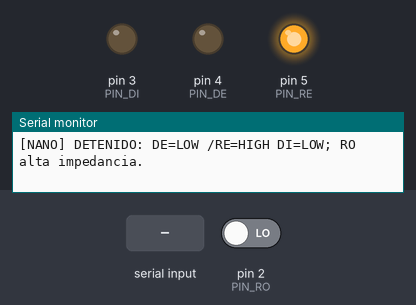
Recording of a sketch running on a simulated Arduino Nano, built with avr-gcc and run on an emulated ATmega328P. Parts: output pins drawn as LEDs (lit = HIGH), the last lines printed to the serial monitor. The inputs (shaded band) are chosen by the test bench; at power-on: pin 2 (PIN_RO) LOW.

Above: at 1.5 s.
1.6 s: "1" received over Serial
At 2.7 s:
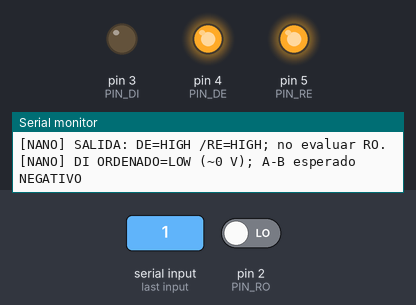
3.1 s: "2" received over Serial
At 3.8 s:
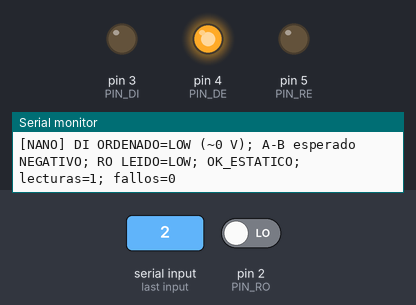
4.6 s: "0" received over Serial
At 5.0 s:
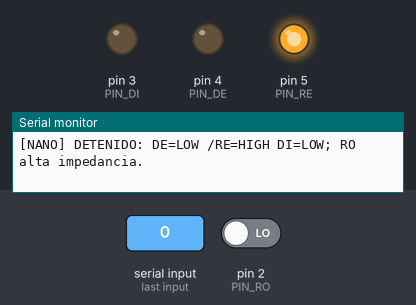
Timing chart, 0 to 7.6 s (numbered marks = the images above; inputs shaded):
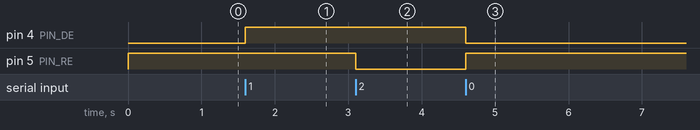

Measured:
- after the input at 1.6 s, pin 4 (PIN_DE): LOW → HIGH at once
- after the input at 3.1 s, pin 5 (PIN_RE): HIGH → LOW at once
- after the input at 4.6 s, pin 3 (PIN_DI): stays LOW (without the input it goes to HIGH after 3.5 s); pin 4 (PIN_DE): HIGH → LOW at once; pin 5 (PIN_RE): LOW → HIGH at once

The sketch:

NANO.ino
```cpp
// Diagnostico estatico del MAX485 para Nano clasico ATmega328P de 5 V.
// MAX485 separado de ESP, convertidor y Portenta. DE y /RE NO puenteados.
// No usa UART hacia el MAX485 ni controla actuadores.
#include <Arduino.h>

#if !defined(__AVR_ATmega328P__)
#error "Seleccionar Arduino Nano clasico ATmega328P (logica 5 V)."
#endif

constexpr uint8_t PIN_RO = 2;
constexpr uint8_t PIN_DI = 3;
constexpr uint8_t PIN_DE = 4;
constexpr uint8_t PIN_RE = 5;
constexpr uint32_t INTERVALO_MS = 5000;

enum class Modo : uint8_t { DETENIDO, SALIDA, RETORNO };
Modo modo = Modo::DETENIDO;
bool nivelAlto = false;
uint32_t ultimoCambio = 0;
uint32_t lecturas = 0;
uint32_t fallos = 0;

void mostrarMenu() {
  Serial.println(F("\n[NANO] MAX485 aislado. D2=RO D3=DI D4=DE D5=/RE."));
  Serial.println(F("[NANO] Quitar puente DE-/RE; A/B sin Portenta."));
  Serial.println(F("[NANO] 1: salida A/B, DI alterna cada 5 s; medir A-B."));
  Serial.println(F("[NANO] 2: retorno estatico, compara RO con DI cada 5 s."));
  Serial.println(F("[NANO] 0: detener y deshabilitar modulo. ?: menu."));
}

void aplicarNivel(bool alto) {
  nivelAlto = alto;
  digitalWrite(PIN_DI, alto ? HIGH : LOW);
  delay(2); // Asentamiento antes de leer; esto no es una prueba UART.
  Serial.print(F("[NANO] DI ORDENADO="));
  Serial.print(alto ? F("HIGH (~5 V)") : F("LOW (~0 V)"));
  Serial.print(alto ? F("; A-B esperado POSITIVO") : F("; A-B esperado NEGATIVO"));
  if (modo == Modo::RETORNO) {
    const bool recibidoAlto = digitalRead(PIN_RO) == HIGH;
    ++lecturas;
    if (recibidoAlto != alto) ++fallos;
    Serial.print(F("; RO LEIDO="));
    Serial.print(recibidoAlto ? F("HIGH") : F("LOW"));
    Serial.print(recibidoAlto == alto ? F("; OK_ESTATICO") : F("; NO_COINCIDE"));
    Serial.print(F("; lecturas="));
    Serial.print(lecturas);
    Serial.print(F("; fallos="));
    Serial.print(fallos);
  }
  Serial.println();
}

void seleccionarModo(Modo nuevo) {
  // Primero soltar el bus y deshabilitar el receptor.
  digitalWrite(PIN_DE, LOW);
  digitalWrite(PIN_RE, HIGH);
  digitalWrite(PIN_DI, LOW);
  modo = nuevo;
  nivelAlto = false;
  lecturas = 0;
  fallos = 0;
  ultimoCambio = millis();
  if (modo == Modo::DETENIDO) {
    Serial.println(F("[NANO] DETENIDO: DE=LOW /RE=HIGH DI=LOW; RO alta impedancia."));
    return;
  }
  digitalWrite(PIN_RE, modo == Modo::RETORNO ? LOW : HIGH);
  digitalWrite(PIN_DE, HIGH);
  Serial.println(modo == Modo::RETORNO ? F("[NANO] RETORNO: DE=HIGH /RE=LOW.") :
                                       F("[NANO] SALIDA: DE=HIGH /RE=HIGH; no evaluar RO."));
  aplicarNivel(false);
}

void setup() {
  digitalWrite(PIN_DE, LOW);
  digitalWrite(PIN_RE, HIGH);
  digitalWrite(PIN_DI, LOW);
  pinMode(PIN_DE, OUTPUT);
  pinMode(PIN_RE, OUTPUT);
  pinMode(PIN_DI, OUTPUT);
  pinMode(PIN_RO, INPUT);
  Serial.begin(115200);
  delay(300);
  mostrarMenu();
  seleccionarModo(Modo::DETENIDO);
}

void loop() {
  while (Serial.available()) {
    switch (Serial.read()) {
      case '1': seleccionarModo(Modo::SALIDA); break;
      case '2': seleccionarModo(Modo::RETORNO); break;
      case '0': seleccionarModo(Modo::DETENIDO); break;
      case '?': mostrarMenu(); break;
      default: break;
    }
  }
  const uint32_t ahora = millis();
  if (modo != Modo::DETENIDO && ahora - ultimoCambio >= INTERVALO_MS) {
    ultimoCambio = ahora;
    aplicarNivel(!nivelAlto);
  }
  delay(1);
}
```
